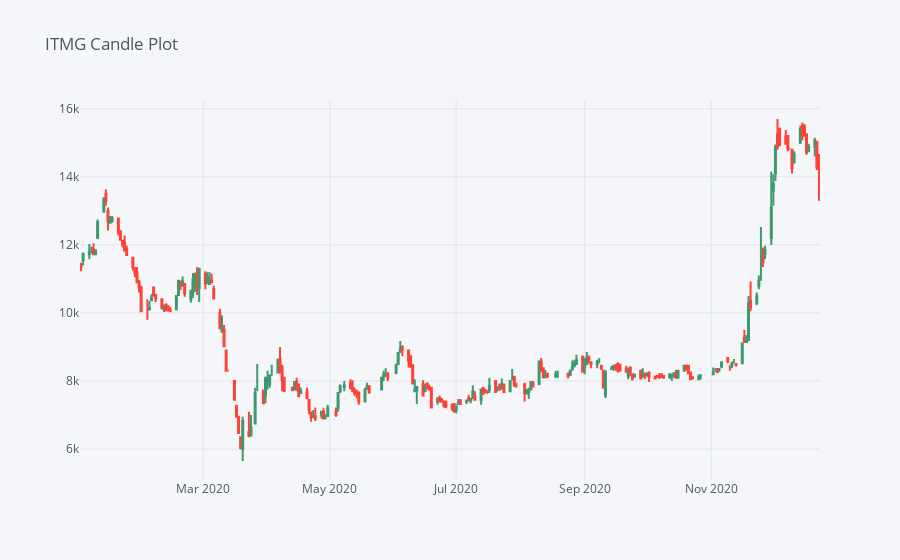

The code cell stored with this chart in its notebook:
### Markdown cell above
See the PTBA Candle Plot [here](https://chart-studio.plotly.com/~ihsan.alhasinun/11.embed)

### Code cell
stocks_coal['ITMG'][['Open', 'High', 'Low', 'Close']].loc['2020-01-01':'2021-01-01'].iplot(kind='candle', 
                                                                                           title='ITMG Candle Plot')

### Figure 1 — Plotly figure (JSON) as saved in the notebook; plotly's stock layout.template omitted (floating-point values rounded to 4 significant figures; data arrays with more than 128 entries replaced by an {"elided": "..."} marker saying what was removed)
{"data": [{"close": {"elided": "240 int values"}, "high": {"elided": "240 int values"}, "low": {"elided": "240 int values"}, "open": {"elided": "240 int values"}, "showlegend": false, "type": "candlestick", "x": {"elided": "240 str values"}, "yaxis": "y2"}], "layout": {"legend": {"bgcolor": "#F5F6F9", "font": {"color": "#4D5663"}}, "paper_bgcolor": "#F5F6F9", "plot_bgcolor": "#F5F6F9", "title": {"font": {"color": "#4D5663"}, "text": "ITMG Candle Plot"}, "xaxis": {"gridcolor": "#E1E5ED", "rangeslider": {"visible": false}, "showgrid": true, "tickfont": {"color": "#4D5663"}, "title": {"font": {"color": "#4D5663"}, "text": ""}, "zerolinecolor": "#E1E5ED"}, "yaxis": {"gridcolor": "#E1E5ED", "showgrid": true, "showticklabels": false, "tickfont": {"color": "#4D5663"}, "title": {"font": {"color": "#4D5663"}, "text": ""}, "zerolinecolor": "#E1E5ED"}, "yaxis2": {"gridcolor": "#E1E5ED", "showgrid": true, "tickfont": {"color": "#4D5663"}, "title": {"font": {"color": "#4D5663"}, "text": ""}, "zerolinecolor": "#E1E5ED"}}}
